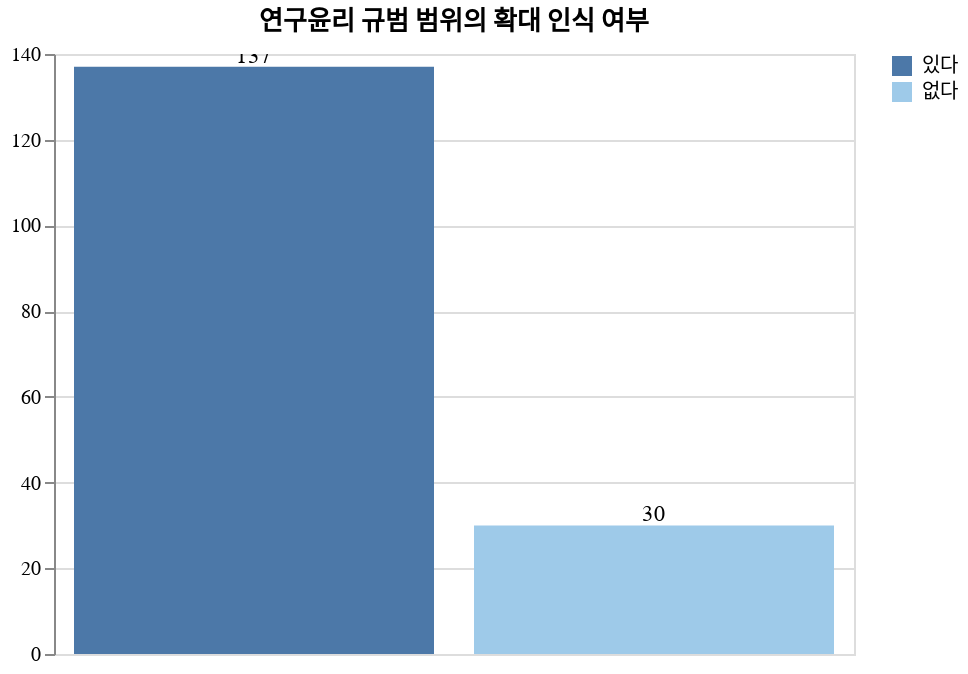

This figure's notebook cell:
### Code cell
# 
# 가 연구자의 연구윤리 교육 경험
# 

# 연구윤리 규범 범위의 확대 인식 여부
columns = {
    "Q6": "연구윤리 규범 범위의 확대 인식 여부",
}

research_ethics_eduction_experience = df.group_by("Q6").len()
research_ethics_eduction_experience.with_columns(
    (pl.col("Q6") / pl.col("Q6").sum()).alias("percentage"),
).write_csv("figure/3/가_연구자의_연구윤리_교육_경험.csv")


bar = draw_bar_plot(research_ethics_eduction_experience.with_columns(pl.col("Q6").replace_strict(MAP_EXIST)), "Q6:N", "len", "연구윤리 규범 범위의 확대 인식 여부", MAP_EXIST)
bar.show()

### Figure 1 — Vega-Lite specification as saved in the notebook (floating-point values rounded to 4 significant figures)
{"config": {"view": {"continuousWidth": 300, "continuousHeight": 300}}, "layer": [{"mark": {"type": "bar"}, "encoding": {"color": {"field": "Q6", "scale": {"scheme": "tableau20"}, "sort": ["있다", "없다"], "title": null, "type": "nominal"}, "tooltip": [], "x": {"axis": null, "field": "Q6", "sort": ["있다", "없다"], "title": null, "type": "nominal"}, "y": {"field": "len", "title": null, "type": "quantitative"}}, "name": "view_107", "title": "연구윤리 규범 범위의 확대 인식 여부"}, {"mark": {"type": "text", "align": "center", "baseline": "bottom"}, "encoding": {"color": {"value": "black"}, "text": {"field": "len", "type": "quantitative"}, "tooltip": [], "x": {"field": "Q6", "sort": ["있다", "없다"], "type": "nominal"}, "y": {"field": "len", "type": "quantitative"}}, "title": "연구윤리 규범 범위의 확대 인식 여부"}], "data": {"name": "data-aa68df3a687fada6de96d78f4133456d"}, "params": [{"name": "param_107", "select": {"type": "interval", "encodings": ["x", "y"]}, "bind": "scales", "views": ["view_107"]}], "width": 400, "$schema": "https://vega.github.io/schema/vega-lite/v5.20.1.json", "datasets": {"data-aa68df3a687fada6de96d78f4133456d": [{"Q6": "있다", "len": 137}, {"Q6": "없다", "len": 30}]}}
